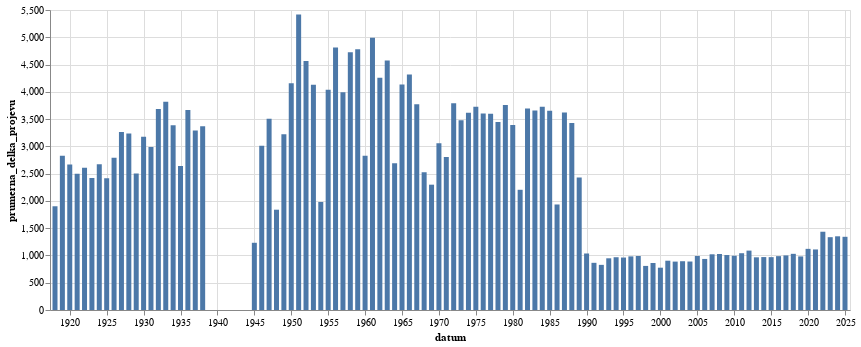

Write notebook code for a chart like this one.
### Code cell
alt.Chart(
    kontrola_delky.filter(pl.col('datum').dt.year() >= 1918).to_pandas(),
    width=800
).mark_bar().encode(
    alt.X('datum:T'),
    alt.Y('prumerna_delka_projevu:Q')
)

### Figure 1 — Vega-Lite specification as saved in the notebook (floating-point values rounded to 4 significant figures)
{"config": {"view": {"continuousWidth": 300, "continuousHeight": 300}}, "data": {"name": "data-26ba98ec442f7ce2175d11883dbe8b31"}, "mark": {"type": "bar"}, "encoding": {"x": {"field": "datum", "type": "temporal"}, "y": {"field": "prumerna_delka_projevu", "type": "quantitative"}}, "width": 800, "$schema": "https://vega.github.io/schema/vega-lite/v5.8.0.json", "datasets": {"data-26ba98ec442f7ce2175d11883dbe8b31": [{"datum": "1918-01-01T00:00:00", "delka_textu": 1308443, "id": 688, "prumerna_delka_projevu": 1902.0}, {"datum": "1919-01-01T00:00:00", "delka_textu": 11747047, "id": 4156, "prumerna_delka_projevu": 2827.0}, {"datum": "1920-01-01T00:00:00", "delka_textu": 15901918, "id": 5958, "prumerna_delka_projevu": 2669.0}, {"datum": "1921-01-01T00:00:00", "delka_textu": 20437285, "id": 8179, "prumerna_delka_projevu": 2499.0}, {"datum": "1922-01-01T00:00:00", "delka_textu": 20898069, "id": 8019, "prumerna_delka_projevu": 2606.0}, {"datum": "1923-01-01T00:00:00", "delka_textu": 13311897, "id": 5503, "prumerna_delka_projevu": 2419.0}, {"datum": "1924-01-01T00:00:00", "delka_textu": 15581601, "id": 5827, "prumerna_delka_projevu": 2674.0}, {"datum": "1925-01-01T00:00:00", "delka_textu": 11583123, "id": 4795, "prumerna_delka_projevu": 2416.0}, {"datum": "1926-01-01T00:00:00", "delka_textu": 21193646, "id": 7596, "prumerna_delka_projevu": 2790.0}, {"datum": "1927-01-01T00:00:00", "delka_textu": 21239309, "id": 6504, "prumerna_delka_projevu": 3266.0}, {"datum": "1928-01-01T00:00:00", "delka_textu": 20967040, "id": 6483, "prumerna_delka_projevu": 3234.0}, {"datum": "1929-01-01T00:00:00", "delka_textu": 10188915, "id": 4071, "prumerna_delka_projevu": 2503.0}, {"datum": "1930-01-01T00:00:00", "delka_textu": 25519462, "id": 8039, "prumerna_delka_projevu": 3174.0}, {"datum": "1931-01-01T00:00:00", "delka_textu": 19390821, "id": 6486, "prumerna_delka_projevu": 2990.0}, {"datum": "1932-01-01T00:00:00", "delka_textu": 14154314, "id": 3839, "prumerna_delka_projevu": 3687.0}, {"datum": "1933-01-01T00:00:00", "delka_textu": 16610380, "id": 4350, "prumerna_delka_projevu": 3818.0}, {"datum": "1934-01-01T00:00:00", "delka_textu": 11769337, "id": 3477, "prumerna_delka_projevu": 3385.0}, {"datum": "1935-01-01T00:00:00", "delka_textu": 9441592, "id": 3575, "prumerna_delka_projevu": 2641.0}, {"datum": "1936-01-01T00:00:00", "delka_textu": 13148125, "id": 3585, "prumerna_delka_projevu": 3668.0}, {"datum": "1937-01-01T00:00:00", "delka_textu": 11189173, "id": 3402, "prumerna_delka_projevu": 3289.0}, {"datum": "1938-01-01T00:00:00", "delka_textu": 5776332, "id": 1714, "prumerna_delka_projevu": 3370.0}, {"datum": "1945-01-01T00:00:00", "delka_textu": 1277886, "id": 1037, "prumerna_delka_projevu": 1232.0}, {"datum": "1946-01-01T00:00:00", "delka_textu": 10281562, "id": 3415, "prumerna_delka_projevu": 3011.0}, {"datum": "1947-01-01T00:00:00", "delka_textu": 9730712, "id": 2774, "prumerna_delka_projevu": 3508.0}, {"datum": "1948-01-01T00:00:00", "delka_textu": 6024013, "id": 3276, "prumerna_delka_projevu": 1839.0}, {"datum": "1949-01-01T00:00:00", "delka_textu": 3209005, "id": 996, "prumerna_delka_projevu": 3222.0}, {"datum": "1950-01-01T00:00:00", "delka_textu": 2031914, "id": 489, "prumerna_delka_projevu": 4155.0}, {"datum": "1951-01-01T00:00:00", "delka_textu": 2123712, "id": 392, "prumerna_delka_projevu": 5418.0}, {"datum": "1952-01-01T00:00:00", "delka_textu": 1890675, "id": 414, "prumerna_delka_projevu": 4567.0}, {"datum": "1953-01-01T00:00:00", "delka_textu": 1293157, "id": 313, "prumerna_delka_projevu": 4131.0}, {"datum": "1954-01-01T00:00:00", "delka_textu": 1245648, "id": 629, "prumerna_delka_projevu": 1980.0}, {"datum": "1955-01-01T00:00:00", "delka_textu": 852163, "id": 211, "prumerna_delka_projevu": 4039.0}, {"datum": "1956-01-01T00:00:00", "delka_textu": 1602917, "id": 333, "prumerna_delka_projevu": 4814.0}, {"datum": "1957-01-01T00:00:00", "delka_textu": 1396853, "id": 350, "prumerna_delka_projevu": 3991.0}, {"datum": "1958-01-01T00:00:00", "delka_textu": 1582527, "id": 335, "prumerna_delka_projevu": 4724.0}, {"datum": "1959-01-01T00:00:00", "delka_textu": 1501545, "id": 314, "prumerna_delka_projevu": 4782.0}, {"datum": "1960-01-01T00:00:00", "delka_textu": 1964429, "id": 695, "prumerna_delka_projevu": 2827.0}, {"datum": "1961-01-01T00:00:00", "delka_textu": 2011896, "id": 403, "prumerna_delka_projevu": 4992.0}, {"datum": "1962-01-01T00:00:00", "delka_textu": 940527, "id": 221, "prumerna_delka_projevu": 4256.0}, {"datum": "1963-01-01T00:00:00", "delka_textu": 1395546, "id": 305, "prumerna_delka_projevu": 4576.0}, {"datum": "1964-01-01T00:00:00", "delka_textu": 2826414, "id": 1050, "prumerna_delka_projevu": 2692.0}, {"datum": "1965-01-01T00:00:00", "delka_textu": 1956229, "id": 473, "prumerna_delka_projevu": 4136.0}, {"datum": "1966-01-01T00:00:00", "delka_textu": 2274704, "id": 527, "prumerna_delka_projevu": 4316.0}, {"datum": "1967-01-01T00:00:00", "delka_textu": 1976796, "id": 524, "prumerna_delka_projevu": 3773.0}, {"datum": "1968-01-01T00:00:00", "delka_textu": 5060561, "id": 2003, "prumerna_delka_projevu": 2526.0}, {"datum": "1969-01-01T00:00:00", "delka_textu": 3843744, "id": 1673, "prumerna_delka_projevu": 2298.0}, {"datum": "1970-01-01T00:00:00", "delka_textu": 2985081, "id": 976, "prumerna_delka_projevu": 3058.0}, {"datum": "1971-01-01T00:00:00", "delka_textu": 2859277, "id": 1019, "prumerna_delka_projevu": 2806.0}, {"datum": "1972-01-01T00:00:00", "delka_textu": 2280544, "id": 602, "prumerna_delka_projevu": 3788.0}, {"datum": "1973-01-01T00:00:00", "delka_textu": 2979739, "id": 856, "prumerna_delka_projevu": 3481.0}, {"datum": "1974-01-01T00:00:00", "delka_textu": 2907967, "id": 804, "prumerna_delka_projevu": 3617.0}, {"datum": "1975-01-01T00:00:00", "delka_textu": 3408676, "id": 915, "prumerna_delka_projevu": 3725.0}, {"datum": "1976-01-01T00:00:00", "delka_textu": 2391163, "id": 664, "prumerna_delka_projevu": 3601.0}, {"datum": "1977-01-01T00:00:00", "delka_textu": 2816429, "id": 783, "prumerna_delka_projevu": 3597.0}, {"datum": "1978-01-01T00:00:00", "delka_textu": 2887234, "id": 838, "prumerna_delka_projevu": 3445.0}, {"datum": "1979-01-01T00:00:00", "delka_textu": 2533411, "id": 674, "prumerna_delka_projevu": 3759.0}, {"datum": "1980-01-01T00:00:00", "delka_textu": 2585867, "id": 762, "prumerna_delka_projevu": 3394.0}, {"datum": "1981-01-01T00:00:00", "delka_textu": 1919602, "id": 871, "prumerna_delka_projevu": 2204.0}, {"datum": "1982-01-01T00:00:00", "delka_textu": 2876588, "id": 779, "prumerna_delka_projevu": 3693.0}, {"datum": "1983-01-01T00:00:00", "delka_textu": 3254328, "id": 890, "prumerna_delka_projevu": 3657.0}, {"datum": "1984-01-01T00:00:00", "delka_textu": 2680202, "id": 719, "prumerna_delka_projevu": 3728.0}, {"datum": "1985-01-01T00:00:00", "delka_textu": 2415556, "id": 661, "prumerna_delka_projevu": 3654.0}, {"datum": "1986-01-01T00:00:00", "delka_textu": 1615269, "id": 835, "prumerna_delka_projevu": 1934.0}, {"datum": "1987-01-01T00:00:00", "delka_textu": 2446550, "id": 676, "prumerna_delka_projevu": 3619.0}, {"datum": "1988-01-01T00:00:00", "delka_textu": 3158554, "id": 921, "prumerna_delka_projevu": 3429.0}, {"datum": "1989-01-01T00:00:00", "delka_textu": 4492653, "id": 1849, "prumerna_delka_projevu": 2430.0}, {"datum": "1990-01-01T00:00:00", "delka_textu": 16724694, "id": 16143, "prumerna_delka_projevu": 1036.0}, {"datum": "1991-01-01T00:00:00", "delka_textu": 27082764, "id": 31311, "prumerna_delka_projevu": 865.0}, {"datum": "1992-01-01T00:00:00", "delka_textu": 20751323, "id": 25076, "prumerna_delka_projevu": 827.5}, {"datum": "1993-01-01T00:00:00", "delka_textu": 8244967, "id": 8699, "prumerna_delka_projevu": 947.8}, {"datum": "1994-01-01T00:00:00", "delka_textu": 6973765, "id": 7209, "prumerna_delka_projevu": 967.4}, {"datum": "1995-01-01T00:00:00", "delka_textu": 8347504, "id": 8680, "prumerna_delka_projevu": 961.7}, {"datum": "1996-01-01T00:00:00", "delka_textu": 9119849, "id": 9276, "prumerna_delka_projevu": 983.2}, {"datum": "1997-01-01T00:00:00", "delka_textu": 15761671, "id": 15925, "prumerna_delka_projevu": 989.7}, {"datum": "1998-01-01T00:00:00", "delka_textu": 8380285, "id": 10369, "prumerna_delka_projevu": 808.2}, {"datum": "1999-01-01T00:00:00", "delka_textu": 16743080, "id": 19426, "prumerna_delka_projevu": 861.9}, {"datum": "2000-01-01T00:00:00", "delka_textu": 18206665, "id": 23471, "prumerna_delka_projevu": 775.7}, {"datum": "2001-01-01T00:00:00", "delka_textu": 18019266, "id": 19941, "prumerna_delka_projevu": 903.6}, {"datum": "2002-01-01T00:00:00", "delka_textu": 14182369, "id": 15984, "prumerna_delka_projevu": 887.3}, {"datum": "2003-01-01T00:00:00", "delka_textu": 19110233, "id": 21371, "prumerna_delka_projevu": 894.2}, {"datum": "2004-01-01T00:00:00", "delka_textu": 17525201, "id": 19718, "prumerna_delka_projevu": 888.8}, {"datum": "2005-01-01T00:00:00", "delka_textu": 25516640, "id": 25755, "prumerna_delka_projevu": 990.7}, {"datum": "2006-01-01T00:00:00", "delka_textu": 17454359, "id": 18645, "prumerna_delka_projevu": 936.1}, {"datum": "2007-01-01T00:00:00", "delka_textu": 17014199, "id": 16659, "prumerna_delka_projevu": 1021.0}, {"datum": "2008-01-01T00:00:00", "delka_textu": 18526540, "id": 18043, "prumerna_delka_projevu": 1027.0}, {"datum": "2009-01-01T00:00:00", "delka_textu": 19851732, "id": 19698, "prumerna_delka_projevu": 1008.0}, {"datum": "2010-01-01T00:00:00", "delka_textu": 12406995, "id": 12476, "prumerna_delka_projevu": 994.5}, {"datum": "2011-01-01T00:00:00", "delka_textu": 18175891, "id": 17460, "prumerna_delka_projevu": 1041.0}, {"datum": "2012-01-01T00:00:00", "delka_textu": 15500873, "id": 14235, "prumerna_delka_projevu": 1089.0}, {"datum": "2013-01-01T00:00:00", "delka_textu": 9053480, "id": 9373, "prumerna_delka_projevu": 965.9}, {"datum": "2014-01-01T00:00:00", "delka_textu": 19893977, "id": 20500, "prumerna_delka_projevu": 970.4}, {"datum": "2015-01-01T00:00:00", "delka_textu": 20507847, "id": 21170, "prumerna_delka_projevu": 968.7}, {"datum": "2016-01-01T00:00:00", "delka_textu": 22016562, "id": 22298, "prumerna_delka_projevu": 987.4}, {"datum": "2017-01-01T00:00:00", "delka_textu": 17716577, "id": 17706, "prumerna_delka_projevu": 1001.0}, {"datum": "2018-01-01T00:00:00", "delka_textu": 20825183, "id": 20221, "prumerna_delka_projevu": 1030.0}, {"datum": "2019-01-01T00:00:00", "delka_textu": 23993599, "id": 24425, "prumerna_delka_projevu": 982.3}, {"datum": "2020-01-01T00:00:00", "delka_textu": 25496280, "id": 22742, "prumerna_delka_projevu": 1121.0}, {"datum": "2021-01-01T00:00:00", "delka_textu": 21364203, "id": 19247, "prumerna_delka_projevu": 1110.0}, {"datum": "2022-01-01T00:00:00", "delka_textu": 29050213, "id": 20247, "prumerna_delka_projevu": 1435.0}, {"datum": "2023-01-01T00:00:00", "delka_textu": 31673100, "id": 23725, "prumerna_delka_projevu": 1335.0}, {"datum": "2024-01-01T00:00:00", "delka_textu": 31134211, "id": 23043, "prumerna_delka_projevu": 1351.0}, {"datum": "2025-01-01T00:00:00", "delka_textu": 15963436, "id": 11894, "prumerna_delka_projevu": 1342.0}]}}
